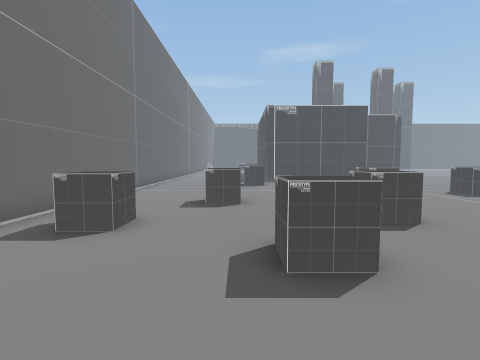
[1] (above)

24 first-person views from a walk through a scene from a Unity 3-D project. The camera is 1.2 m above the floor, tilts 4° down and sees 85° across. The floor is counted in squares, 1 m on a side. Each view is taken from the middle of a square. On the plan, view 1 faces up. The plan holds only what a view shows up to about 12 squares ahead; the rest is blank. The place goes on beyond the plan. The player character is not drawn. Some animated figures are left out.

[2]
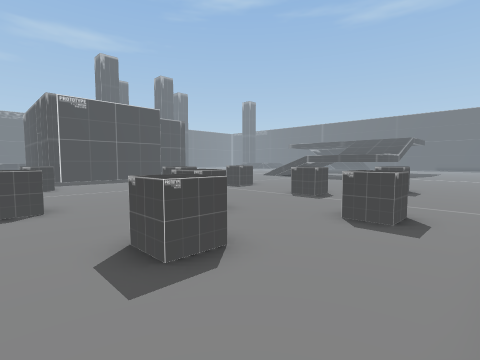

[3]
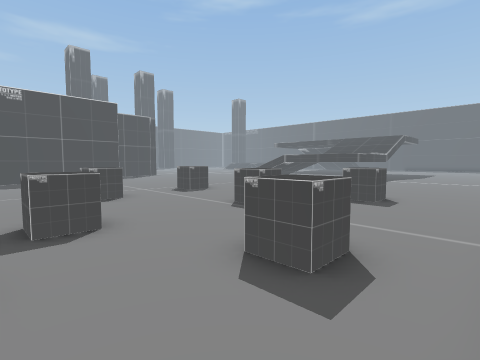

[4]
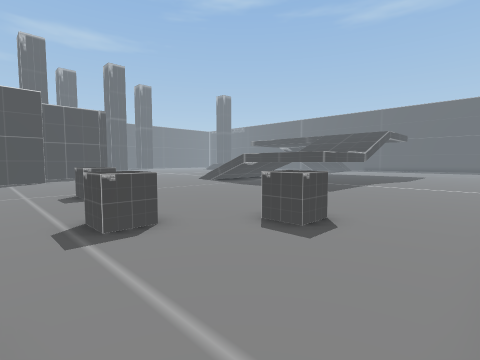

[5]
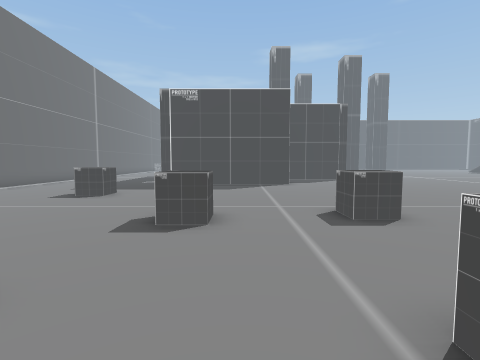

[6]
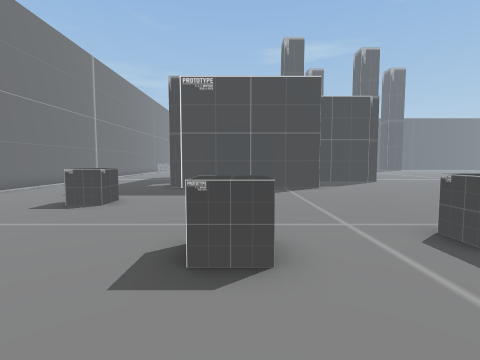

[7]
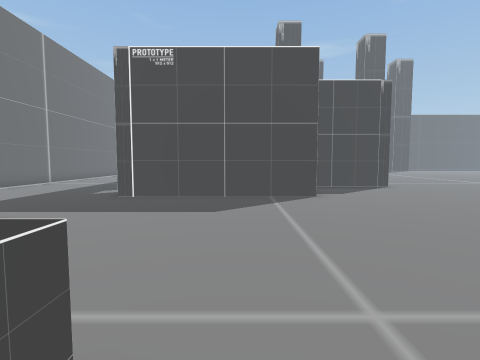

[8]
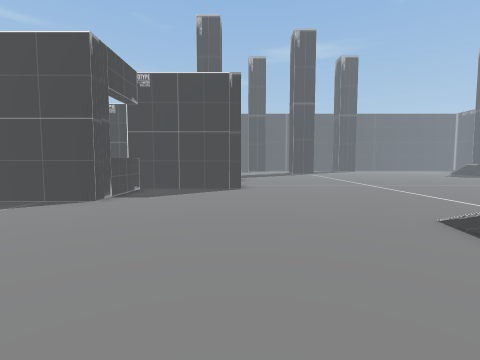

[9]
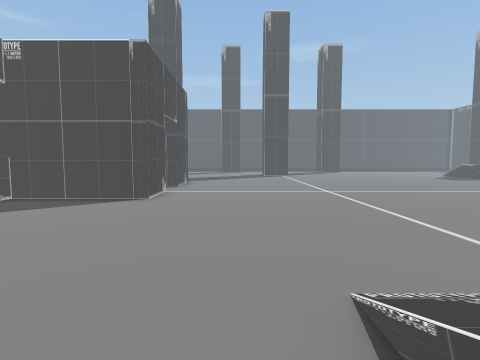

[10]
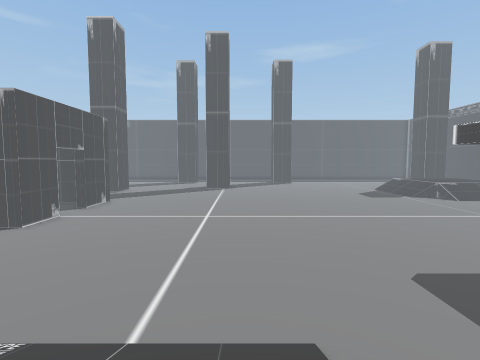

[11]
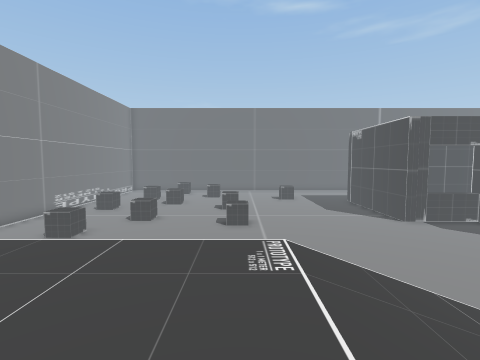

[12]
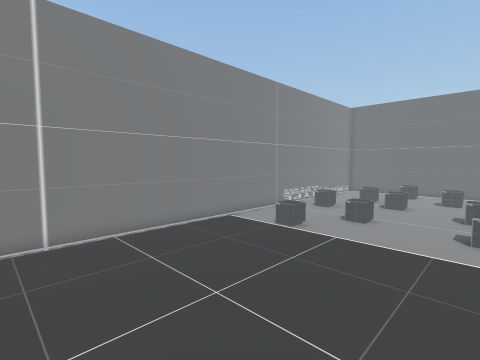

[13]
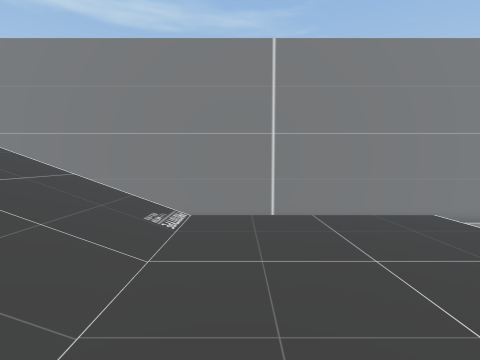

[14]
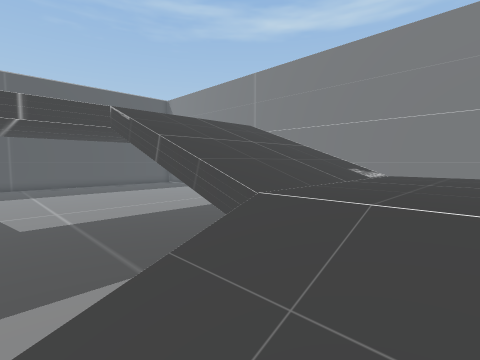

[15]
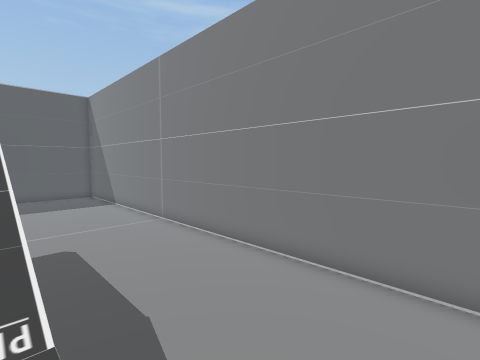

[16]
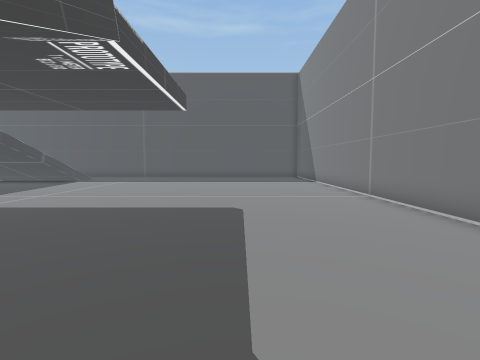

[17]
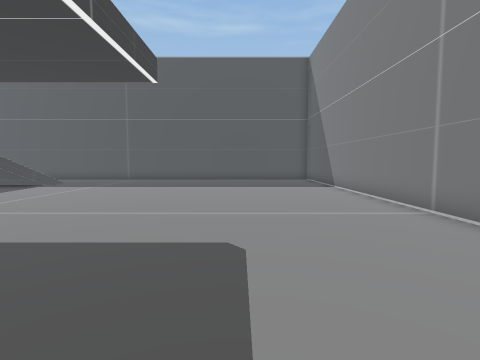

[18]
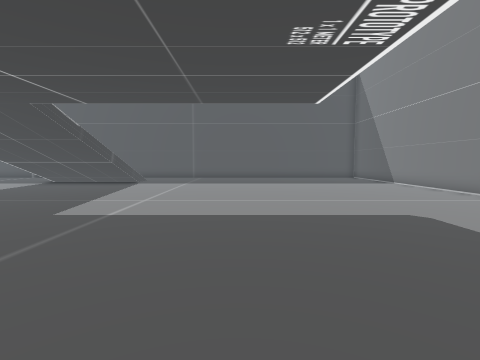

[19]
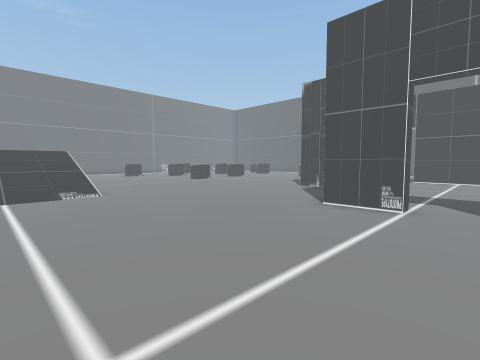

[20]
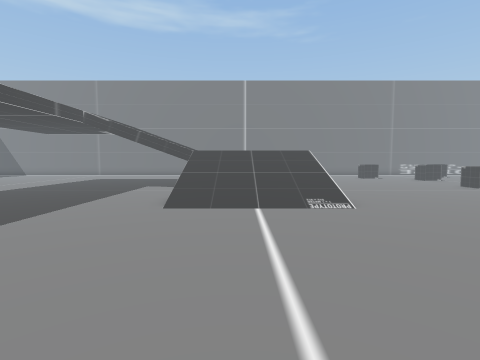

[21]
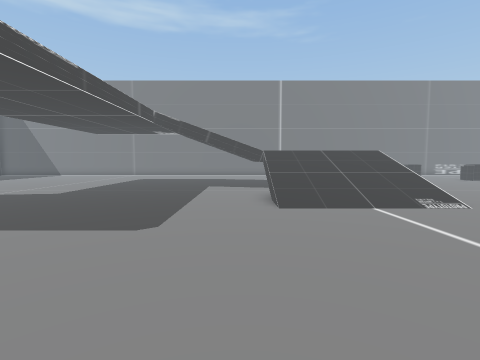

[22]
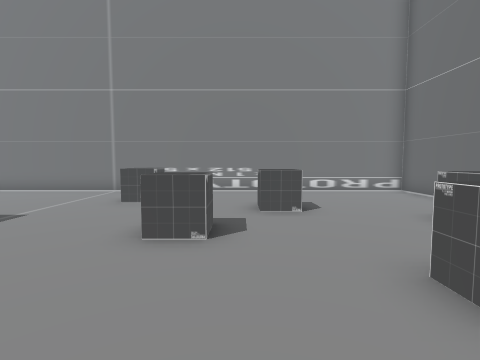

[23]
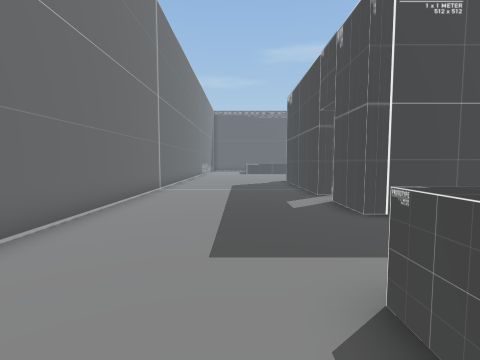

[24]
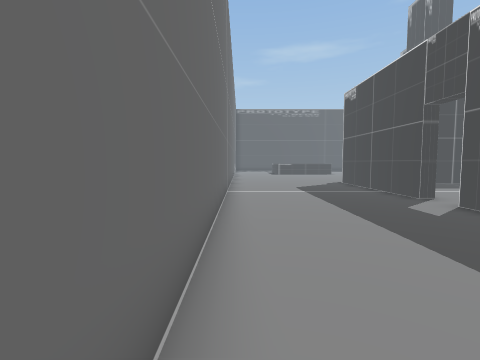

### Floor plan
Key: @ floor where view 1 was taken; # wall or solid block; . main floor; : floor 1.75 m higher than the main floor; / step, stairs or slope; = window, fence, low wall or low ledge; ^ raised ledge; O other object.
Columns run from 5 left of view 1 to 38 right of it. Each row starts with its distance up from view 1.
 25  ......#       .................
 24 #......# ............................
 23 #......# .........#..................
 22 #......#.. ..######.................
 21 #........    ^......................
 20 #.......     ^.....................
 19 #......#     ^....................
 18 #......#######...................
 17 #.................................     ./
 16 #..................................   ../
 15 #.....................//////............/
 14 # ...OO...............=/////............/
 13 #. ..OO...............=/////................
 12 #.....................//////................
 11 #.....................//////#...............
 10 #.........O..OO...... .:::::/...............
  9 # ........O.........  .:::::/. .............
  8 # ..OO..............  .:::::/. .............
  7 # ..OO..............  .:::::/. .............
  6 #.......O....O.....   .:::::/...............
  5 #.OO....O....O....   ...     ...............
  4 #.....O..........  ......   ................
  3 #.....O........OO......... .................
  2 #.........O.................................
  1 #...........................................
  0 #....@......................................
 -1 ############################################

Positions as (right, up) in squares from view 1, and headings:
1: (0, 0), facing up
2: (-1, 0), facing up-right
3: (2, 0), facing up-right
4: (6, 0), facing up-right
5: (6, 4), facing up
6: (5, 6), facing up
7: (6, 9), facing up
8: (13, 10), facing up
9: (16, 13), facing up
10: (21, 12), facing up
11: (21, 10), facing left
12: (21, 10), facing down-left
13: (21, 11), facing down
14: (20, 13), facing down-right
15: (20, 6), facing down-right
16: (23, 4), facing right
17: (26, 4), facing right
18: (24, 8), facing right
19: (20, 25), facing down-left
20: (20, 22), facing down
21: (23, 22), facing down
22: (2, 10), facing down
23: (-1, 12), facing up
24: (-4, 13), facing up
